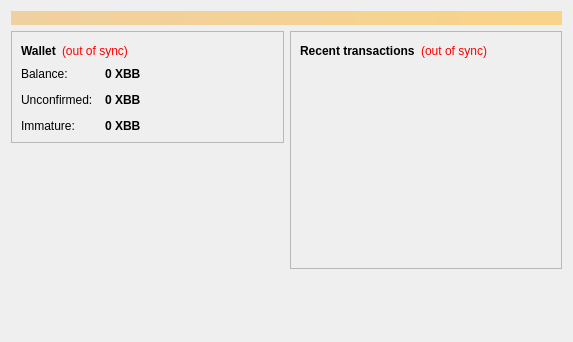
<?xml version="1.0" encoding="UTF-8"?>
<ui version="4.0">
 <class>OverviewPage</class>
 <widget class="QWidget" name="OverviewPage">
  <property name="geometry">
   <rect>
    <x>0</x>
    <y>0</y>
    <width>573</width>
    <height>342</height>
   </rect>
  </property>
  <property name="windowTitle">
   <string>Form</string>
  </property>
  <layout class="QVBoxLayout" name="topLayout">
   <item>
    <widget class="QLabel" name="labelAlerts">
     <property name="visible">
      <bool>false</bool>
     </property>
     <property name="styleSheet">
      <string notr="true">background-color: qlineargradient(x1: 0, y1: 0, x2: 1, y2: 0, stop:0 #F0D0A0, stop:1 #F8D488); color:#000000;</string>
     </property>
     <property name="wordWrap">
      <bool>true</bool>
     </property>
     <property name="margin">
      <number>3</number>
     </property>
    </widget>
   </item>
   <item>
    <layout class="QHBoxLayout" name="horizontalLayout" stretch="1,1">
     <item>
      <layout class="QVBoxLayout" name="verticalLayout_2">
       <item>
        <widget class="QFrame" name="frame">
         <property name="frameShape">
          <enum>QFrame::StyledPanel</enum>
         </property>
         <property name="frameShadow">
          <enum>QFrame::Raised</enum>
         </property>
         <layout class="QVBoxLayout" name="verticalLayout_4">
          <item>
           <layout class="QHBoxLayout" name="horizontalLayout_4">
            <item>
             <widget class="QLabel" name="label_5">
              <property name="font">
               <font>
                <weight>75</weight>
                <bold>true</bold>
               </font>
              </property>
              <property name="text">
               <string>Wallet</string>
              </property>
             </widget>
            </item>
            <item>
             <widget class="QLabel" name="labelWalletStatus">
              <property name="toolTip">
               <string>The displayed information may be out of date. Your wallet automatically synchronizes with the Bitblocks network after a connection is established, but this process has not completed yet.</string>
              </property>
              <property name="styleSheet">
               <string notr="true">QLabel { color: red; }</string>
              </property>
              <property name="text">
               <string notr="true">(out of sync)</string>
              </property>
              <property name="alignment">
               <set>Qt::AlignLeading|Qt::AlignLeft|Qt::AlignVCenter</set>
              </property>
             </widget>
            </item>
            <item>
             <spacer name="horizontalSpacer_2">
              <property name="orientation">
               <enum>Qt::Horizontal</enum>
              </property>
              <property name="sizeHint" stdset="0">
               <size>
                <width>40</width>
                <height>20</height>
               </size>
              </property>
             </spacer>
            </item>
           </layout>
          </item>
          <item>
           <layout class="QFormLayout" name="formLayout_2">
            <property name="fieldGrowthPolicy">
             <enum>QFormLayout::AllNonFixedFieldsGrow</enum>
            </property>
            <property name="horizontalSpacing">
             <number>12</number>
            </property>
            <property name="verticalSpacing">
             <number>12</number>
            </property>
            <item row="0" column="0">
             <widget class="QLabel" name="label">
              <property name="text">
               <string>Balance:</string>
              </property>
             </widget>
            </item>
            <item row="0" column="1">
             <widget class="QLabel" name="labelBalance">
              <property name="font">
               <font>
                <weight>75</weight>
                <bold>true</bold>
               </font>
              </property>
              <property name="cursor">
               <cursorShape>IBeamCursor</cursorShape>
              </property>
              <property name="toolTip">
               <string>Your current balance</string>
              </property>
              <property name="text">
               <string notr="true">0 XBB</string>
              </property>
              <property name="textInteractionFlags">
               <set>Qt::LinksAccessibleByMouse|Qt::TextSelectableByKeyboard|Qt::TextSelectableByMouse</set>
              </property>
             </widget>
            </item>
            <item row="1" column="0">
             <widget class="QLabel" name="label_3">
              <property name="text">
               <string>Unconfirmed:</string>
              </property>
             </widget>
            </item>
            <item row="1" column="1">
             <widget class="QLabel" name="labelUnconfirmed">
              <property name="font">
               <font>
                <weight>75</weight>
                <bold>true</bold>
               </font>
              </property>
              <property name="cursor">
               <cursorShape>IBeamCursor</cursorShape>
              </property>
              <property name="toolTip">
               <string>Total of transactions that have yet to be confirmed, and do not yet count toward the current balance</string>
              </property>
              <property name="text">
               <string notr="true">0 XBB</string>
              </property>
              <property name="textInteractionFlags">
               <set>Qt::LinksAccessibleByMouse|Qt::TextSelectableByKeyboard|Qt::TextSelectableByMouse</set>
              </property>
             </widget>
            </item>
            <item row="2" column="0">
             <widget class="QLabel" name="labelImmatureText">
              <property name="text">
               <string>Immature:</string>
              </property>
             </widget>
            </item>
            <item row="2" column="1">
             <widget class="QLabel" name="labelImmature">
              <property name="font">
               <font>
                <weight>75</weight>
                <bold>true</bold>
               </font>
              </property>
              <property name="toolTip">
               <string>Mined balance that has not yet matured</string>
              </property>
              <property name="text">
               <string notr="true">0 XBB</string>
              </property>
              <property name="textInteractionFlags">
               <set>Qt::LinksAccessibleByMouse|Qt::TextSelectableByKeyboard|Qt::TextSelectableByMouse</set>
              </property>
             </widget>
            </item>
           </layout>
          </item>
         </layout>
        </widget>
       </item>
       <item>
        <spacer name="verticalSpacer">
         <property name="orientation">
          <enum>Qt::Vertical</enum>
         </property>
         <property name="sizeHint" stdset="0">
          <size>
           <width>20</width>
           <height>40</height>
          </size>
         </property>
        </spacer>
       </item>
      </layout>
     </item>
     <item>
      <layout class="QVBoxLayout" name="verticalLayout_3">
       <item>
        <widget class="QFrame" name="frame_2">
         <property name="frameShape">
          <enum>QFrame::StyledPanel</enum>
         </property>
         <property name="frameShadow">
          <enum>QFrame::Raised</enum>
         </property>
         <layout class="QVBoxLayout" name="verticalLayout">
          <item>
           <layout class="QHBoxLayout" name="horizontalLayout_2">
            <item>
             <widget class="QLabel" name="label_4">
              <property name="text">
               <string>&lt;b&gt;Recent transactions&lt;/b&gt;</string>
              </property>
             </widget>
            </item>
            <item>
             <widget class="QLabel" name="labelTransactionsStatus">
              <property name="toolTip">
               <string>The displayed information may be out of date. Your wallet automatically synchronizes with the Bitblocks network after a connection is established, but this process has not completed yet.</string>
              </property>
              <property name="styleSheet">
               <string notr="true">QLabel { color: red; }</string>
              </property>
              <property name="text">
               <string notr="true">(out of sync)</string>
              </property>
              <property name="alignment">
               <set>Qt::AlignRight|Qt::AlignTrailing|Qt::AlignVCenter</set>
              </property>
             </widget>
            </item>
            <item>
             <spacer name="horizontalSpacer">
              <property name="orientation">
               <enum>Qt::Horizontal</enum>
              </property>
              <property name="sizeHint" stdset="0">
               <size>
                <width>40</width>
                <height>20</height>
               </size>
              </property>
             </spacer>
            </item>
           </layout>
          </item>
          <item>
           <widget class="QListView" name="listTransactions">
            <property name="styleSheet">
             <string notr="true">QListView { background: transparent; }</string>
            </property>
            <property name="frameShape">
             <enum>QFrame::NoFrame</enum>
            </property>
            <property name="verticalScrollBarPolicy">
             <enum>Qt::ScrollBarAlwaysOff</enum>
            </property>
            <property name="horizontalScrollBarPolicy">
             <enum>Qt::ScrollBarAlwaysOff</enum>
            </property>
            <property name="selectionMode">
             <enum>QAbstractItemView::NoSelection</enum>
            </property>
           </widget>
          </item>
         </layout>
        </widget>
       </item>
       <item>
        <spacer name="verticalSpacer_2">
         <property name="orientation">
          <enum>Qt::Vertical</enum>
         </property>
         <property name="sizeHint" stdset="0">
          <size>
           <width>20</width>
           <height>40</height>
          </size>
         </property>
        </spacer>
       </item>
      </layout>
     </item>
    </layout>
   </item>
  </layout>
 </widget>
 <resources/>
 <connections/>
</ui>
